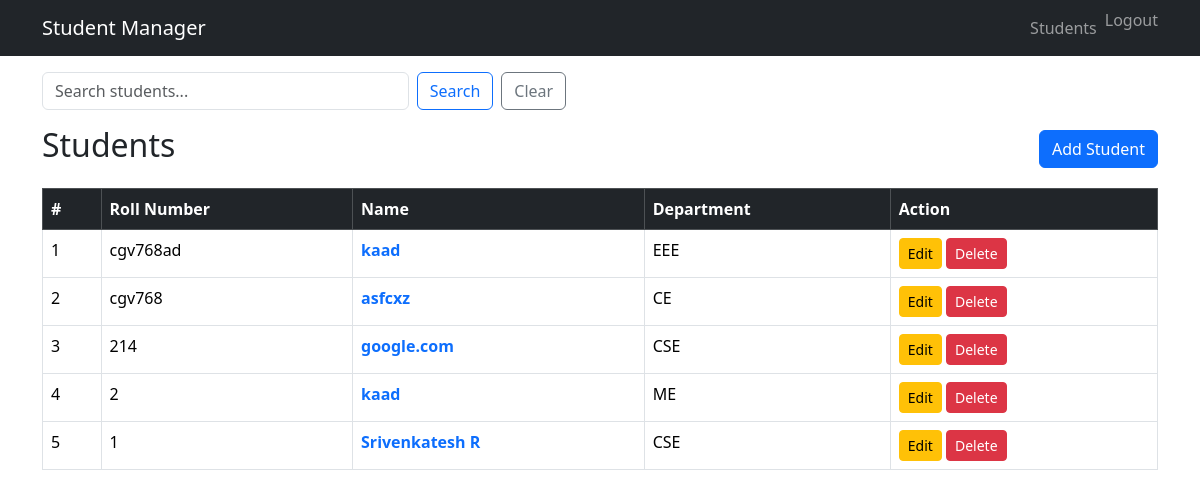
The app's page /students/ (signed in) with its own data.
### core/models.py (models this page shows, shortened)
class Student(models.Model):
    DEPARTMENT_CHOICES = [
        ('CSE', 'Computer Science'),
        ('ECE', 'Electronics'),
        ('EEE', 'Electrical'),
        ('ME', 'Mechanical'),
        ('CE', 'Civil'),
    ]
    name = models.CharField(max_length=100)
    email = models.EmailField(unique=True)
    age = models.IntegerField(
        validators=[MinValueValidator(1)]
    )
    roll_number = models.CharField(max_length=20)
    department = models.CharField(max_length=100, choices=DEPARTMENT_CHOICES)
    year = models.IntegerField()
    image = models.ImageField(upload_to='students/', blank=True, null=True)
    created_at = models.DateTimeField(auto_now_add=True)

### core/views.py (the view, shortened to what this page needs)
# urls.py: path('students/', views.student_list, name='student_list'),
@login_required
def student_list(request):
    query = request.GET.get('q','')
    students = Student.objects.all().order_by('-created_at')
    paginator = Paginator(students,5)
    page_number = request.GET.get('page')
    page_obj = paginator.get_page(page_number)
    return render(request, 'core/student_list.html', {'page_obj':page_obj,'query':query})

### templates/core/student_list.html (shortened to what this page needs)
{% extends 'core/base.html' %}
{% block content %}
<form method="get" class="row g-2 mb-3">
    <div class="col-md-4">
        <input
            type="text"
            name="q"
            value="{{ query }}"
            class="form-control"
            placeholder="Search students..."
        >
    </div>
    <div class="col-md-auto">
        <button type="submit" class="btn btn-outline-primary">
            Search
        </button>
    </div>
    <div class="col-md-auto">
        <a href="{% url 'student_list' %}" class="btn btn-outline-secondary">
            Clear
        </a>
    </div>
</form>
<div class="d-flex justify-content-between align-items-center mb-3">
    <h2>Students</h2>
    {% if user.is_authenticated and user.is_staff %}
    <a href="{% url 'student_create' %}" class="btn btn-primary">Add Student</a>
    {% endif %}
</div>
<table class="table table-bordered table-hover">
    <thead class="table-dark">
        <tr>
            <th>#</th>
            <th>Roll Number</th>
            <th>Name</th>
            <th>Department</th>
            {% if user.is_authenticated and user.is_staff %}
            <th>Action</th>
            {% endif %}
        </tr>
    </thead>
    <tbody>
        {% for student in page_obj %}
        <tr>
            <td>{{ forloop.counter }}</td>
            <td>{{ student.roll_number }}</td>
            <td>
                <a href="{% url 'student_detail' student.id %}" class="text-decoration-none fw-semibold">
                    {{ student.name }}
                </a>
            </td>
            <td>{{ student.department }}</td>
            {% if user.is_authenticated and user.is_staff %}
            <td>
                <a href="{% url 'student_update' student.id %}"
                   class="btn btn-sm btn-warning">Edit</a>
                <a href="{% url 'student_delete' student.id %}"
                   class="btn btn-sm btn-danger">Delete</a>
            </td>
            {% endif %}
        </tr>
        {% empty %}
        <tr>
            <td colspan="5" class="text-center text-muted">
                No students found
            </td>
        </tr>
        {% endfor %}
    </tbody>
</table>
{% endblock %}

### records on screen
Student: roll_number "cgv768ad", name "kaad", department "EEE"
Student: roll_number "cgv768", name "asfcxz", department "CE"
Student: roll_number "214", name "google.com", department "CSE"
Student: roll_number "2", name "kaad", department "ME"
Student: roll_number "1", name "Srivenkatesh R", department "CSE"
